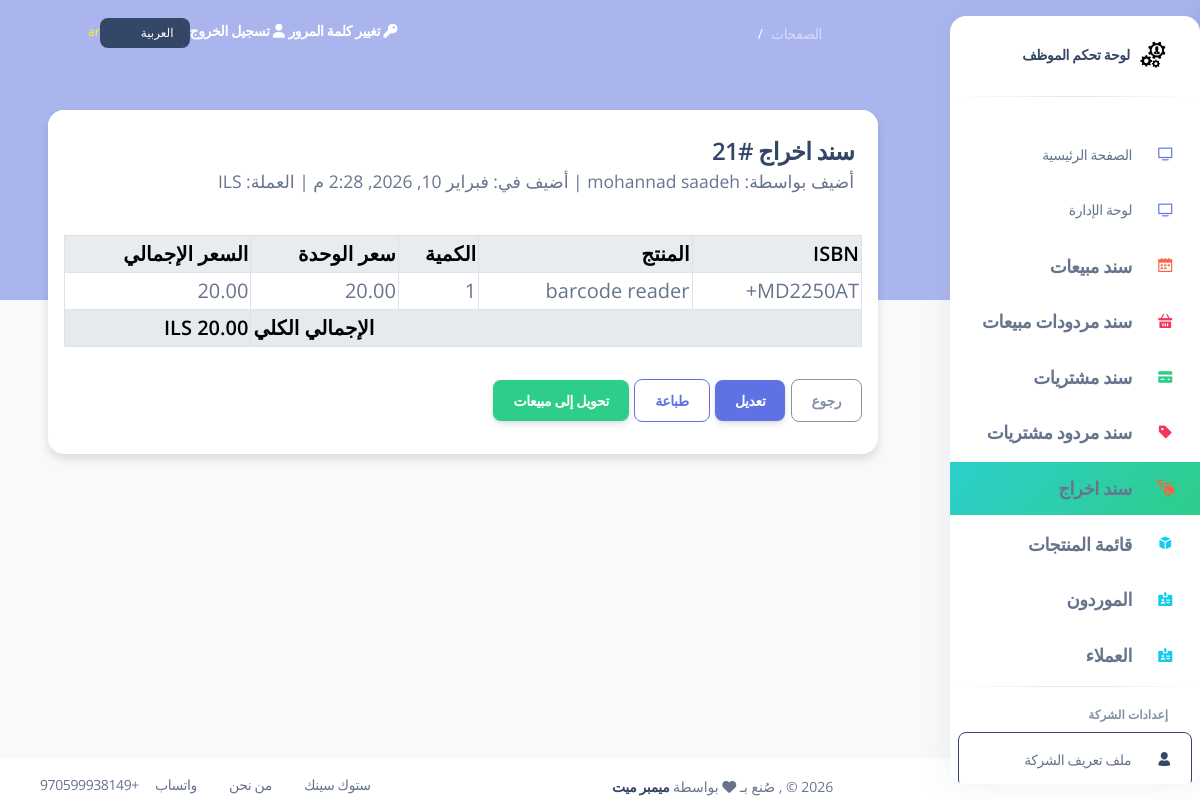
/view_stock_out_invoice/21, run on the app's committed database.
### my_app/models.py (models this page shows, shortened)
class Stock_Out_Voucher(models.Model ):
    employee = models.ForeignKey(Employee , related_name="Stock_Out_Vouchers", on_delete=models.CASCADE) # RESTRICT  deleted >>  dont delete the item or ( default="Default", on_delete=models.SET_DEFAULT)
    customer = models.ForeignKey('Customer', related_name='Stock_Out_Vouchers', on_delete=models.CASCADE, null=True, blank=True)
    currency = models.ForeignKey('Currency', related_name='Stock_Out_Vouchers', on_delete=models.SET_NULL, null=True, blank=True)
    exchange_rate_to_base = models.DecimalField(max_digits=10, decimal_places=6, default=1.00)  # rate to convert to base currency
    total_amount = models.DecimalField(max_digits=10, decimal_places=2, default=0.00) # the total amount of the invoice
    total_price_base = models.DecimalField(max_digits=10, decimal_places=2, default=0.00)  # total in base currency
    payment_method = models.CharField(max_length=10, choices=pay_choices, default='cash')
    invoice_pay_method = models.CharField(max_length=10, choices=pay_choices, default='cash')  # Added field
    grand_total = models.DecimalField(max_digits=10, decimal_places=2, default=0.00)
    created_at = models.DateTimeField(auto_now_add=True)
    updated_at = models.DateTimeField(auto_now=True)

class Employee(models.Model):
    first_name = models.CharField(max_length=255)
    last_name = models.CharField(max_length=255)
    email = models.EmailField(max_length=255)
    DOB = models.DateField()
    password = models.CharField(max_length=255)
    confirm_password = models.CharField(max_length=255)
    is_active = models.BooleanField(default=False)
    created_at = models.DateTimeField(auto_now_add=True)
    updated_at = models.DateTimeField(auto_now=True)
    objects = EmployeeManager()

class Currency(models.Model):
    code = models.CharField(max_length=3, unique=True)  # ILS, USD, EUR, etc.
    name = models.CharField(max_length=255)
    class Meta:
        verbose_name_plural = "Currencies"

class Stock_Out_Voucher_item(models.Model):
    Stock_Out_Voucher_id = models.ForeignKey(Stock_Out_Voucher, related_name="Stock_Out_Voucher_items", on_delete=models.CASCADE)
    product = models.ForeignKey(Product, related_name="Stock_Out_Voucher_items", on_delete=models.CASCADE)
    quantity = models.IntegerField()
    unit_price = models.DecimalField(max_digits=10, decimal_places=2, default=0.00) # equal purchasing_price in Product table
    total_price = models.DecimalField(max_digits=10, decimal_places=2, default=0.00)
    currency = models.ForeignKey('Currency', related_name='Stock_Out_Voucher_items', on_delete=models.SET_NULL, null=True, blank=True)
    exchange_rate_to_base = models.DecimalField(max_digits=10, decimal_places=6, default=1.00)
    total_price_base = models.DecimalField(max_digits=10, decimal_places=2, default=0.00)  # total in base currency
    created_at = models.DateTimeField(auto_now_add=True)
    updated_at = models.DateTimeField(auto_now=True)

class Product(models.Model):
    product_name = models.CharField(max_length=255)
    quantity = models.IntegerField(default=0)
    purchasing_price = models.DecimalField(max_digits=6, decimal_places=2)
    sale_price = models.DecimalField(max_digits=6, decimal_places=2, null=True, blank=True)
    category = models.CharField(max_length=100, blank=True, null=True)
    expiry_date = models.DateField(blank=True, null=True)
    isbn = models.CharField(max_length=32, unique=True , null=True, blank=True)
    production_date = models.DateField(blank=True, null=True)
    author = models.CharField(max_length=255, blank=True, null=True)
    publisher = models.CharField(max_length=255, blank=True, null=True)#publisher
    supplier = models.CharField(max_length=255, blank=True, null=True)
    employee = models.ForeignKey(Employee, related_name="products", on_delete=models.CASCADE, null=True, blank=True)
    created_at = models.DateTimeField(auto_now_add=True)
    updated_at = models.DateTimeField(auto_now=True)
    objects = ProductManager()

class CompanyProfile(models.Model):
    company_name = models.CharField(max_length=255)
    registration_number = models.CharField(max_length=128, blank=True, null=True)
    address = models.TextField(blank=True, null=True)
    phone = models.CharField(max_length=32, blank=True, null=True)
    email = models.EmailField(max_length=255, blank=True, null=True)
    base_currency = models.ForeignKey('Currency', on_delete=models.SET_NULL, null=True, blank=True, related_name='companies_using_as_base')
    created_at = models.DateTimeField(auto_now_add=True)
    updated_at = models.DateTimeField(auto_now=True)

### my_app/views.py (the view)
# urls.py: path('view_stock_out_invoice/<int:id>', views.view_stock_out_invoice, name='view_stock_out_invoice'),
def view_stock_out_invoice(request, id):
    try:
        voucher = models.Stock_Out_Voucher.objects.get(id=id)
    except models.Stock_Out_Voucher.DoesNotExist:
        messages.error(request, _('Voucher not found.'))
        return redirect('/stock_out_voucher')
    items = voucher.Stock_Out_Voucher_items.select_related('product').all()
    context = {
        'voucher': voucher,
        'items': items,
        'total': voucher.grand_total,
        'company': models.get_company_profile(),
    }
    return render(request, 'stock_out_voucher_detail.html', context)

### my_app/models.py (called while the page is built)
def get_company_profile():
    try:
        return CompanyProfile.objects.all().first()
    except Exception:
        return None

### my_app/templates/stock_out_voucher_detail.html (shortened to what this page needs)
{% extends 'layouts/base.html' %}
{% load i18n %}
{% block content %}
<div class="container mt-4">
  <div class="card shadow-sm">
    <div class="card-header">
      <h4 class="mb-0">{% trans "Stock Out Voucher" %} #{{ voucher.id }}</h4>
      <div class="small text-muted">
        {% trans "Added by" %}: {{ voucher.employee.first_name }} {{ voucher.employee.last_name }}
        | {% trans "Added at" %}: {{ voucher.created_at }}
        | {% trans "Currency" %}: {{ voucher.currency.code|default:"-" }}
      </div>
    </div>
    <div class="card-body">
      <div class="table-responsive">
        <table class="table table-bordered table-hover align-middle">
          <thead class="table-light">
            <tr>
            <th> {% trans "ISBN" %} </th>
              <th>{% trans "Product" %}</th>
              <th>{% trans "Quantity" %}</th>
              <th>{% trans "Unit Price" %}</th>
              <th>{% trans "Total Price" %}</th>
            </tr>
          </thead>
          <tbody>
            {% for it in items %}
            <tr>
                <td>{{ it.product.isbn }}</td>
              <td>{{ it.product.product_name }}</td>
              <td>{{ it.quantity }}</td>
              <td>{{ it.unit_price }}</td>
              <td>{{ it.total_price }}</td>
            </tr>
            {% endfor %}
            <tr class="table-secondary fw-bold">
              <td colspan="4" class="text-end">{% trans "Grand Total" %}</td>
              <td>{{ voucher.grand_total }} {{company.base_currency.code}}</td>
            </tr>
          </tbody>
        </table>
      </div>
      <div class="mt-3">
        <a href="{% url 'display_Stock_Out_voucher' %}" class="btn btn-outline-secondary">{% trans "Back" %}</a>
        <a href="{% url 'stock_out_invoice_edit' voucher.id %}" class="btn btn-primary">{% trans "Edit" %}</a>
        <a href="{% url 'print_stock_out_voucher' voucher.id %}" class="btn btn-outline-primary" target="_blank">{% trans "Print" %}</a>
        <a href="{% url 'convert_stock_out_to_sale' voucher.id %}" class="btn btn-success" onclick="return confirm('{% trans "Are you sure you want to convert this voucher to a sale?" %}')">{% trans "Convert to Sale" %}</a>
      </div>
    </div>
  </div>
</div>
{% endblock %}

### my_app/templates/layouts/base.html (style rules this page uses)
.text-end { text-align: left !important; }
body { text-align: right; direction: rtl; }

### data on the page
Stock_Out_Voucher: id "21", employee.first_name "mohannad", created_at "فبراير 10, 2026, 2:28 م", currency.code "ILS"
Stock_Out_Voucher_item: product.isbn "MD2250AT+", product.product_name "barcode reader", quantity "1", unit_price "20.00", total_price "20.00"
CompanyProfile: base_currency.code "ILS"

### other printed values
{{ LANGUAGE_CODE }} "ar"
